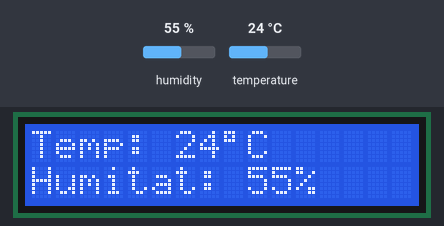
Bench run of a sketch on a simulated Arduino Uno, built with avr-gcc and run on an emulated ATmega328P. Shown: 16×2 character LCD. Wiring (inferred from the names in the program): DHT11 sensor: data pin 2. The test bench sets the inputs (shaded band); at power-on: humidity 55 %, temperature 24 °C.

Above: at 1.7 s.
1.8 s: humidity set to 22 %
At 3.8 s:
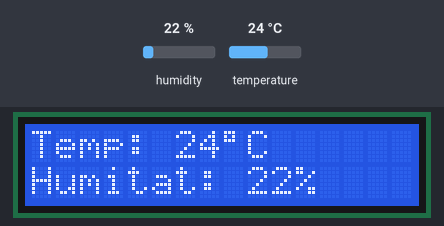
4.5 s: temperature set to 12 °C
At 5.0 s:
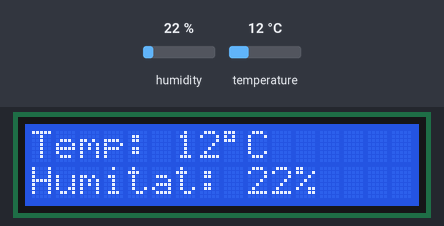
7.2 s: humidity set to 40 %
At 9.8 s:
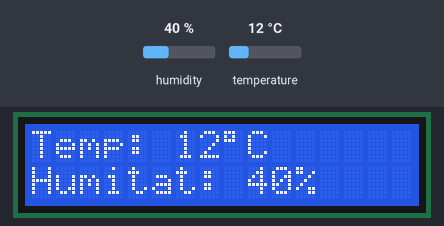
10.1 s: temperature set to 19 °C
At 11.1 s:
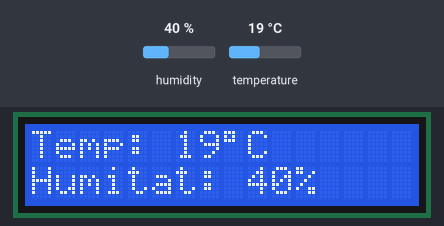
Timing chart, 0 to 13.1 s (numbered marks = the images above; inputs shaded):
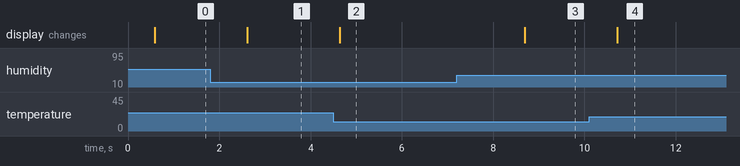

Measured:
- after the input at 1.8 s, the display: changes after 0.81 s (image 1)
- after the input at 4.5 s, the display: changes after 0.14 s (image 2)
- after the input at 7.2 s, the display: changes after 1.5 s (image 3)
- after the input at 10.1 s, the display: changes after 0.61 s (image 4)

The sketch:

dht11_lcd_test.ino
```cpp
#include <dht.h>
#include <LiquidCrystal.h>


// initialize the library with the numbers of the interface pins
LiquidCrystal lcd(12, 11, 9, 8, 7, 6);

dht DHT;
#define DHT11_PIN 2
int roomTempCMP;

void setup(){
  lcd.begin(16, 2);
  lcd.print("Hola!");
 delay(500);
}

void loop()
{
  int chk = DHT.read11(DHT11_PIN);
  int roomTemp;

  roomTemp = int(DHT.temperature);


  lcd.setCursor(0,0);
  lcd.print("Temp: ");
  lcd.print(roomTemp);
  lcd.print((char)223);
  lcd.print("C");

  lcd.setCursor(0,1);
  lcd.print("Humitat: ");
  lcd.print(int(DHT.humidity));
  lcd.print("% ");

  delay(2000);
}
```
